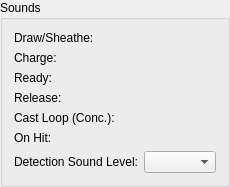
      <widget class="QGroupBox" name="groupBox_8">
       <property name="title">
        <string>Sounds</string>
       </property>
       <layout class="QGridLayout" name="gridLayout_11">
        <item row="3" column="0">
         <widget class="QLabel" name="label_41">
          <property name="text">
           <string>Release:</string>
          </property>
          <property name="buddy">
           <cstring>soundRelease</cstring>
          </property>
         </widget>
        </item>
        <item row="2" column="0">
         <widget class="QLabel" name="label_40">
          <property name="text">
           <string>Ready:</string>
          </property>
          <property name="buddy">
           <cstring>soundReady</cstring>
          </property>
         </widget>
        </item>
        <item row="1" column="0">
         <widget class="QLabel" name="label_39">
          <property name="text">
           <string>Charge:</string>
          </property>
          <property name="buddy">
           <cstring>soundCharge</cstring>
          </property>
         </widget>
        </item>
        <item row="0" column="1">
         <widget class="DKFormPicker" name="soundDrawSheathe">
          <property name="whatsThis">
           <string>The sound that plays when the player draws or sheathes their weapons with this spell in either hand.</string>
          </property>
         </widget>
        </item>
        <item row="5" column="0">
         <widget class="QLabel" name="label_43">
          <property name="text">
           <string>On Hit:</string>
          </property>
          <property name="buddy">
           <cstring>soundOnHit</cstring>
          </property>
         </widget>
        </item>
        <item row="0" column="0">
         <widget class="QLabel" name="label_38">
          <property name="text">
           <string>Draw/Sheathe:</string>
          </property>
          <property name="buddy">
           <cstring>soundDrawSheathe</cstring>
          </property>
         </widget>
        </item>
        <item row="4" column="0">
         <widget class="QLabel" name="label_42">
          <property name="text">
           <string>Cast Loop (Conc.):</string>
          </property>
          <property name="buddy">
           <cstring>soundCastLoop</cstring>
          </property>
         </widget>
        </item>
        <item row="6" column="0">
         <widget class="QLabel" name="label_44">
          <property name="text">
           <string>Detection Sound Level:</string>
          </property>
          <property name="buddy">
           <cstring>detectionSoundLevel</cstring>
          </property>
         </widget>
        </item>
        <item row="1" column="1">
         <widget class="DKFormPicker" name="soundCharge">
          <property name="whatsThis">
           <string>For Fire and Forget spells, this sound plays when the player first presses the cast button down.</string>
          </property>
         </widget>
        </item>
        <item row="2" column="1">
         <widget class="DKFormPicker" name="soundReady">
          <property name="whatsThis">
           <string>For Fire and Forget spells, this sound plays when the spell reaches its &quot;ready&quot; state, such that releasing the button will cast the spell.</string>
          </property>
         </widget>
        </item>
        <item row="3" column="1">
         <widget class="DKFormPicker" name="soundRelease">
          <property name="whatsThis">
           <string>For Fire and Forget spells, this sound plays when the player releases the cast button and casts the spell (provided the spell is ready).</string>
          </property>
         </widget>
        </item>
        <item row="4" column="1">
         <widget class="DKFormPicker" name="soundCastLoop">
          <property name="whatsThis">
           <string>For Concentration spells, this sound loops while the effect is being cast.</string>
          </property>
         </widget>
        </item>
        <item row="5" column="1">
         <widget class="DKFormPicker" name="soundOnHit">
          <property name="whatsThis">
           <string>The sound that plays when this effect is applied to its target.</string>
          </property>
         </widget>
        </item>
        <item row="6" column="1">
         <widget class="QComboBox" name="detectionSoundLevel">
          <property name="whatsThis">
           <string>The effect's loudness as perceived by NPC AI (with respect to stealth and detection).</string>
          </property>
         </widget>
        </item>
       </layout>
      </widget>
